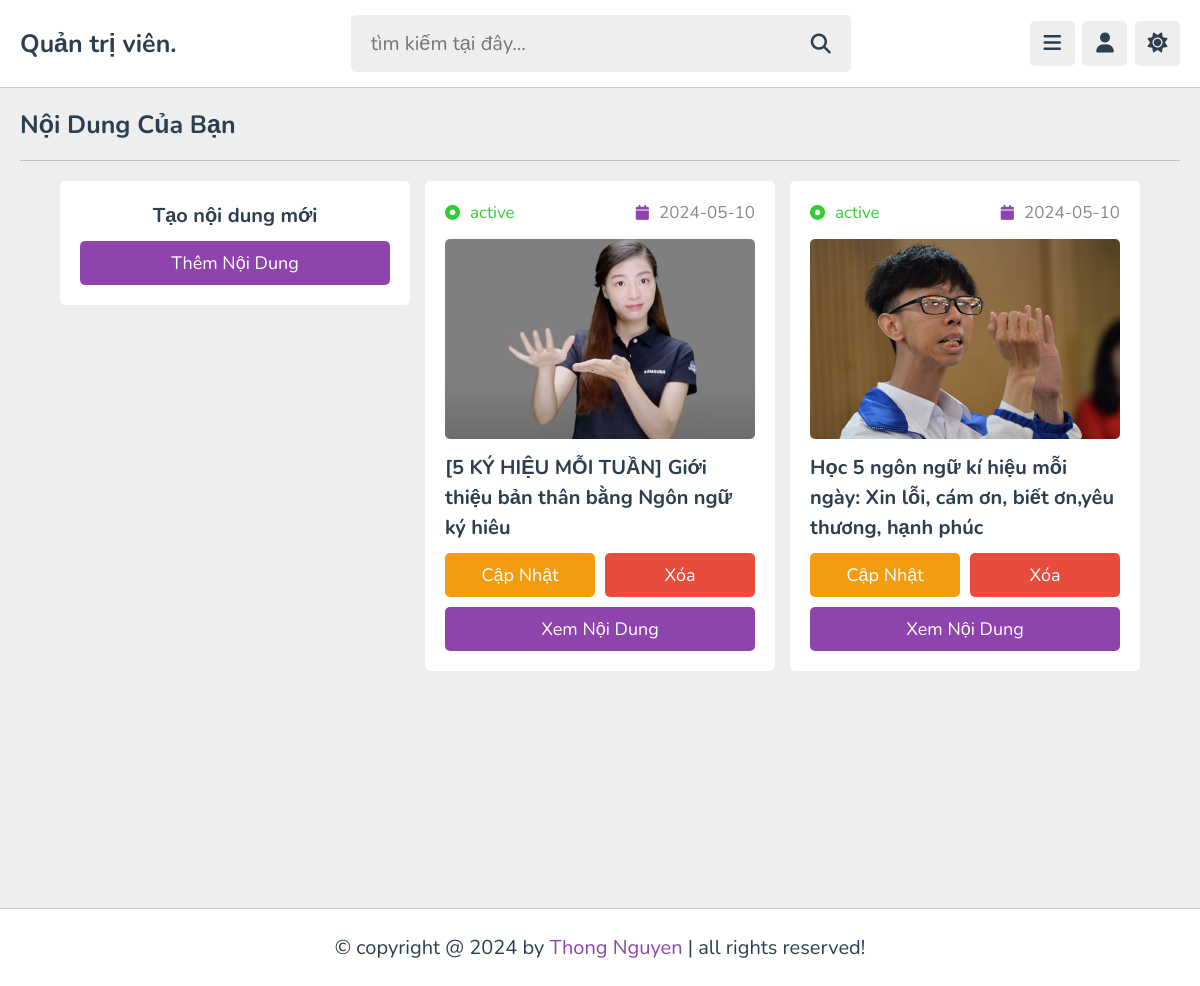
Page /admin/contents.php (signed in) on the committed database.
### tables this page shows
CREATE TABLE `content` (
  `id` varchar(20) NOT NULL,
  `tutor_id` varchar(20) NOT NULL,
  `playlist_id` varchar(20) NOT NULL,
  `title` varchar(100) NOT NULL,
  `description` varchar(1000) NOT NULL,
  `video` varchar(100) NOT NULL,
  `thumb` varchar(100) NOT NULL,
  `date` date NOT NULL DEFAULT current_timestamp(),
  `status` varchar(20) NOT NULL DEFAULT 'deactive'
);

### admin/contents.php (the view, shortened to what this page needs)
<?php
include '../components/connect.php';
if(isset($_COOKIE['tutor_id'])){
   $tutor_id = $_COOKIE['tutor_id'];
}else{
   $tutor_id = '';
   header('location:login.php');
}
?>
<!DOCTYPE html>
<html lang="vi">
<head>
   <link rel="stylesheet" href="https://cdnjs.cloudflare.com/ajax/libs/font-awesome/6.2.0/css/all.min.css">
   <link rel="stylesheet" href="../css/admin_style.css">
</head>
<body>
<?php include '../components/admin_header.php'; ?>
<section style="height:100vh" class="contents">
   <h1 class="heading">Nội dung của bạn</h1>
   <div class="box-container">
   <div class="box" style="text-align: center;">
      <h3 class="title" style="margin-bottom: .5rem;">Tạo nội dung mới</h3>
      <a href="add_content.php" class="btn">Thêm nội dung</a>
   </div>
   <?php
      $select_videos = $conn->prepare("SELECT * FROM `content` WHERE tutor_id = ? ORDER BY date DESC");
      $select_videos->execute([$tutor_id]);
      if($select_videos->rowCount() > 0){
         while($fecth_videos = $select_videos->fetch(PDO::FETCH_ASSOC)){
            $video_id = $fecth_videos['id'];
   ?>
      <div class="box">
         <div class="flex">
            <div><i class="fas fa-dot-circle" style="<?php if($fecth_videos['status'] == 'active'){echo 'color:limegreen'; }else{echo 'color:red';} ?>"></i><span style="<?php if($fecth_videos['status'] == 'active'){echo 'color:limegreen'; }else{echo 'color:red';} ?>"><?= $fecth_videos['status']; ?></span></div>
            <div><i class="fas fa-calendar"></i><span><?= $fecth_videos['date']; ?></span></div>
         </div>
         <img src="../uploaded_files/<?= $fecth_videos['thumb']; ?>" class="thumb" alt="">
         <h3 class="title"><?= $fecth_videos['title']; ?></h3>
         <form action="" method="post" class="flex-btn">
            <a href="update_content.php?get_id=<?= $video_id; ?>" class="option-btn">Cập nhật</a>
            <input type="submit" value="Xóa" class="delete-btn" onclick="return confirm('Xóa video này?');" name="delete_video">
         </form>
         <a href="view_content.php?get_id=<?= $video_id; ?>" class="btn">Xem nội dung</a>
      </div>
   <?php
         }
      }else{
         echo '<p class="empty">Chưa có nội dung được thêm!</p>';
      }
   ?>
   </div>
</section>
<?php include '../components/footer.php'; ?>
</body>
</html>

### css/admin_style.css (style rules this page uses)
:root { --main-color:#8e44ad; --red:#e74c3c; --oragen:#f39c12; --white:#fff; --black:#2c3e50; --light-color:#888; --light-bg:#eee; --border:.1rem solid rgba(0,0,0,.2); }
* { font-family: 'Nunito', sans-serif; margin: 0; padding: 0; box-sizing: border-box; outline: none; border: none; text-decoration: none; }
html { font-size: 62.5%; overflow-x: hidden; }
body { background-color: var(--light-bg); padding-left: 30rem; }
section { padding:2rem; max-width: 1200px; margin: 0 auto; }
.btn, .option-btn, .delete-btn, .inline-btn, .inline-option-btn, .inline-delete-btn { border-radius: .5rem; padding: 1rem 3rem; font-size: 1.8rem; color: #fff; margin-top: 1rem; text-transform: capitalize; cursor: pointer; text-align: center; }
.btn, .option-btn, .delete-btn { display: block; width: 100%; }
.btn, .inline-btn { background-color: var(--main-color); }
.option-btn, .inline-option-btn { background-color: var(--oragen); }
.delete-btn, .inline-delete-btn { background-color: var(--red); }
.flex-btn { display:flex; gap: 1rem; }
.heading { padding-bottom: 1.8rem; border-bottom: var(--border); font-size: 2.5rem; color: var(--black); text-transform: capitalize; margin-bottom: 2rem; }
.contents .box-container { display: grid; grid-template-columns: repeat(auto-fit, 35rem); align-items: flex-start; justify-content: center; gap: 1.5rem; }
.contents .box-container .box { border-radius: .5rem; background-color: var(--white); padding: 2rem; overflow-x: hidden; }
.contents .box-container .box .thumb { height: 20rem; width: 100%; border-radius: .5rem; object-fit: cover; margin: 1rem 0; }
.contents .box-container .box .flex { display: flex; align-items: center; justify-content: space-between; gap: 1.5rem; margin-bottom: .5rem; }
.contents .box-container .box .flex i { font-size: 1.5rem; color: var(--main-color); margin-right: 1rem; }
.contents .box-container .box .flex span { color: var(--light-color); font-size: 1.7rem; }
.contents .box-container .box .title { font-size: 2rem; color: var(--black); line-height: 1.5; text-overflow: ellipsis; overflow-x: hidden; }
@media (max-width:1200px) { body { padding-left: 0; } }

### rows in the picture
content: status "active", date "2024-05-10", thumb (picture), title "[5 KÝ HIỆU MỖI TUẦN] Giới thiệu bản thân bằng Ngôn ngữ ký hiêu"
content: status "active", date "2024-05-10", thumb (picture), title "Học 5 ngôn ngữ kí hiệu mỗi ngày: Xin lỗi, cám ơn, biết ơn,yêu thương, hạnh phúc"
